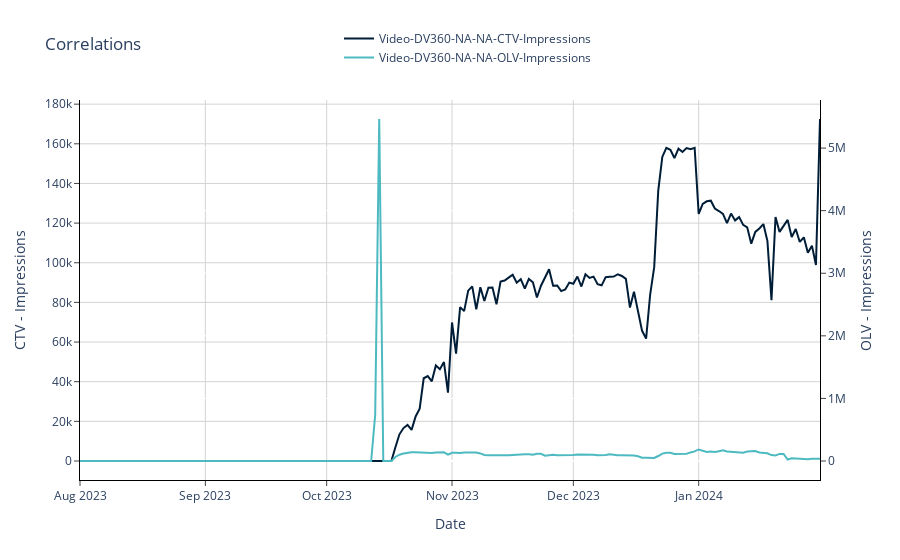

The cell this chart's notebook holds for it:
### Code cell
chart = Correlations(data= path, kpi= kpi, start_date= "2023-08-01", end_date= "2024-01-31")
chart.media_corr(media_vars= ["Video-DV360-NA-NA-CTV-Impressions", "Video-DV360-NA-NA-OLV-Impressions"])

### Figure 1 — Plotly figure (JSON) as saved in the notebook; plotly's stock layout.template omitted (floating-point values rounded to 4 significant figures; data arrays with more than 128 entries replaced by an {"elided": "..."} marker saying what was removed)
{"data": [{"line": {"color": "#001D38"}, "mode": "lines", "name": "Video-DV360-NA-NA-CTV-Impressions", "type": "scatter", "x": {"elided": "184 str values"}, "y": {"elided": "184 int values"}}, {"line": {"color": "#4DBAC1"}, "mode": "lines", "name": "Video-DV360-NA-NA-OLV-Impressions", "type": "scatter", "x": {"elided": "184 str values"}, "y": {"elided": "184 int values"}, "yaxis": "y2"}], "layout": {"legend": {"orientation": "v", "x": 0.35, "y": 1.2}, "plot_bgcolor": "white", "title": {"text": "Correlations"}, "xaxis": {"gridcolor": "lightgrey", "linecolor": "black", "showgrid": true, "showline": true, "ticks": "outside", "title": {"text": "Date"}}, "yaxis": {"gridcolor": "lightgrey", "linecolor": "black", "showgrid": true, "showline": true, "ticks": "outside", "title": {"text": "CTV - Impressions"}}, "yaxis2": {"linecolor": "black", "overlaying": "y", "showline": true, "side": "right", "ticks": "outside", "title": {"text": "OLV - Impressions"}}}}
